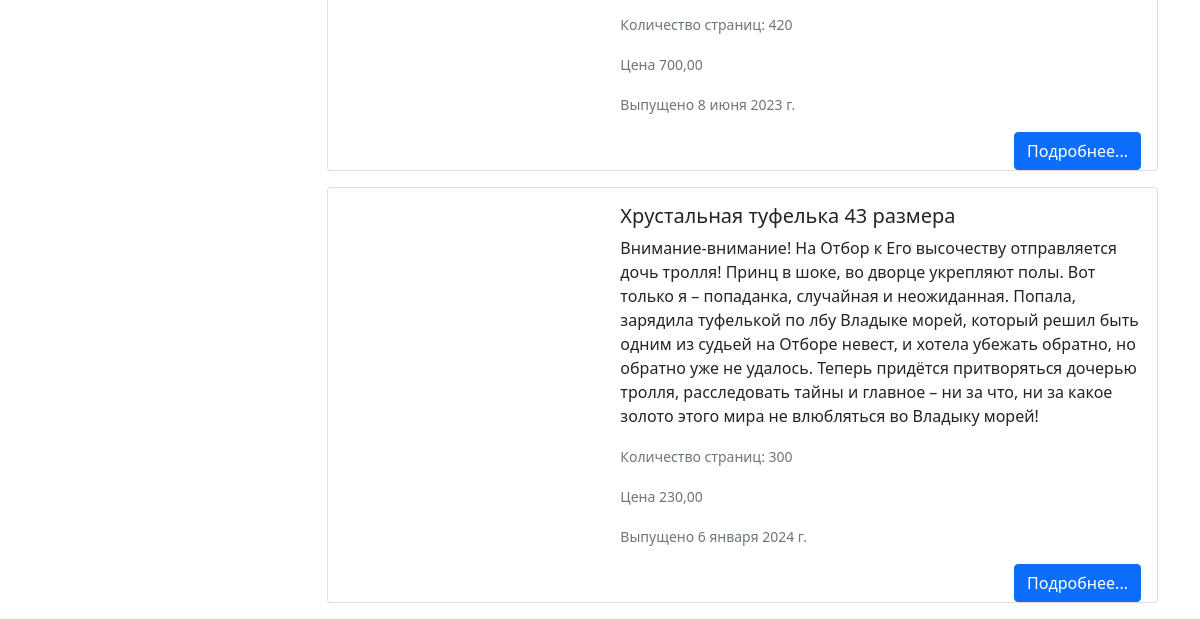
Before: /index/ (lower part) with the older database file.
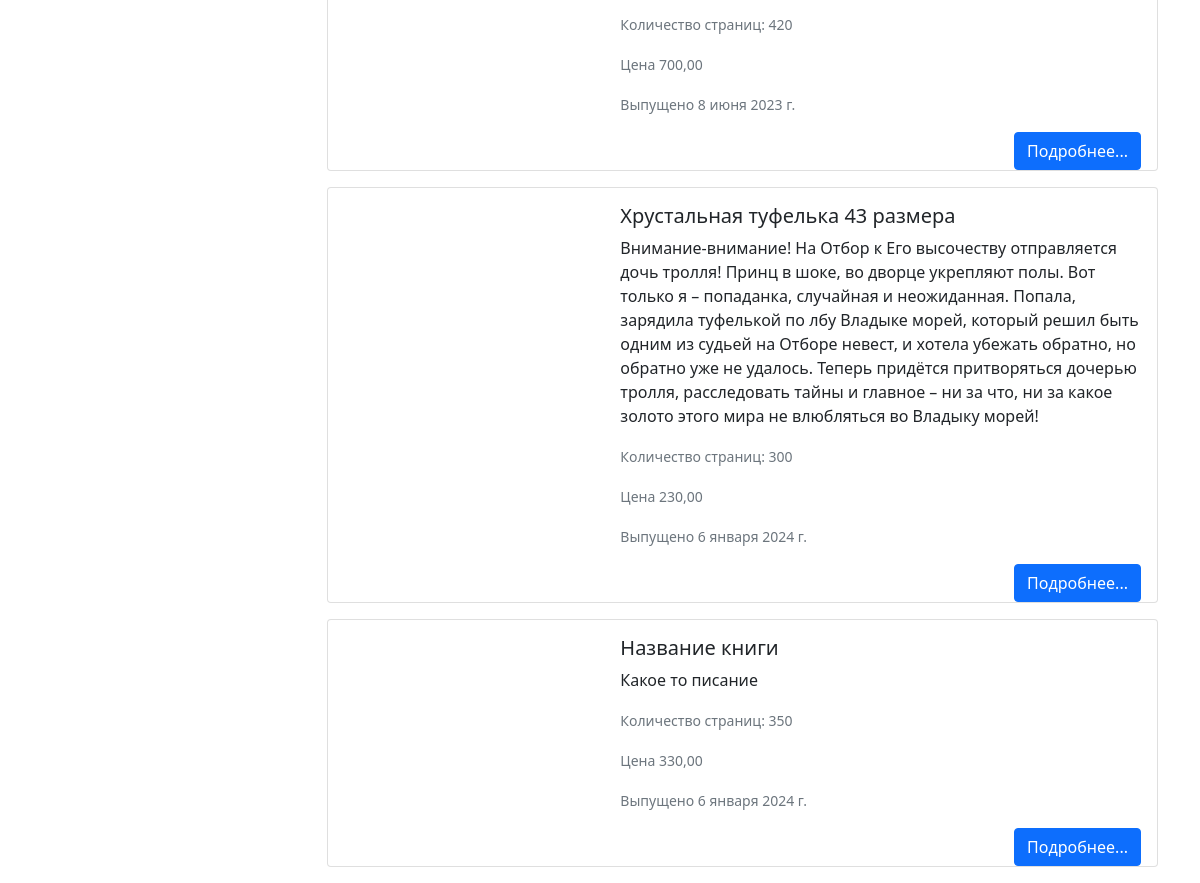
After: the same page with the newer database file.
### library/models.py (models this page shows, shortened)
class Book(models.Model):
    title = models.CharField('Название', max_length=200)
    author = models.CharField('Автор', max_length=100)
    description = models.TextField('Описание', blank=True)
    genre = models.ForeignKey('Genre', on_delete=models.CASCADE, verbose_name='Жанр', null=True)
    public_date = models.DateField('Дата выпуска', blank=True, null=True)
    pages = models.PositiveIntegerField('Количество страниц', blank=True, null=True)
    price = models.DecimalField('Цена', max_digits=5, decimal_places=2)
    photo = models.ImageField(upload_to='photos/%Y/%m/%d', verbose_name='Фото', blank=True, null=True)
    class Meta:
        verbose_name = 'Книга'
        verbose_name_plural = 'Книги'
    def get_absolute_url(self):
        return reverse('book_detail', args=[str(self.id)])

### library/views.py (the view)
# urls.py: path('index/', BookList.as_view(), name='book_list'),
class BookList(ListView):
    model = models.Book
    context_object_name = "book"
    template_name = 'library/index.html'
    def get_filters(self):
        return filters.Book(self.request.GET)
    def get_queryset(self):
        return self.get_filters().qs
    def get_context_data(self, **kwargs):
        context = super().get_context_data()
        genre = models.Genre.objects.all()
        context["title"] = 'Список жанров'
        context["filters"] = self.get_filters()
        return context

### library/models.py (called while the page is built)
    def __str__(self):
        return self.name

### library/templates/library/index.html (shortened to what this page needs)
{% extends 'base.html' %}
{% load bootstrap5 %}
{% block sidebar %}
    <div class="col-md-3">
    </div>
{% endblock %}
{% block content %}
    <div class="col-md-9">
        {% for item in book %}
            <div class="card mb-3" style="max-width: 1000px;">
                <div class="row g-0">
                    <div class="col-md-4">
                    </div>
                    <div class="col-md-8">
                        <div class="card-body">
                            <h5 class="card-title">{{ item.title }}</h5>
                            <p class="card-text">{{ item.description }}</p>
                            <p class="card-text"><small class="text-muted">Количество страниц: {{ item.pages }}</small>
                            </p>
                            <p class="card-text"><small class="text-muted">Цена {{ item.price }}</small></p>
                            <p class="card-text"><small class="text-muted">Выпущено {{ item.public_date }}</small></p>
                            <a href="{{ item.get_absolute_url }}" class="btn btn-primary float-end">Подробнее...</a>
                        </div>
                    </div>
                </div>
            </div>
        {% endfor %}
    </div>
{% endblock %}

### templates/base.html (shortened to what this page needs)
<!DOCTYPE html>
<html lang="en">
<head>
    <link href="https://cdn.jsdelivr.net/npm/bootstrap@5.0.1/dist/css/bootstrap.min.css" rel="stylesheet"
>
</head>
<body>
<div class="container mt-3">
    <div class="row">
        {% block sidebar %}{% endblock %}
        {% block content %}{% endblock %}
    </div>
</div>
</body>
</html>

Changed rows visible on the page:
added Book: title "Название книги", description "Какое то писание", pages "350", price "330,00", public_date "6 января 2024 г."
